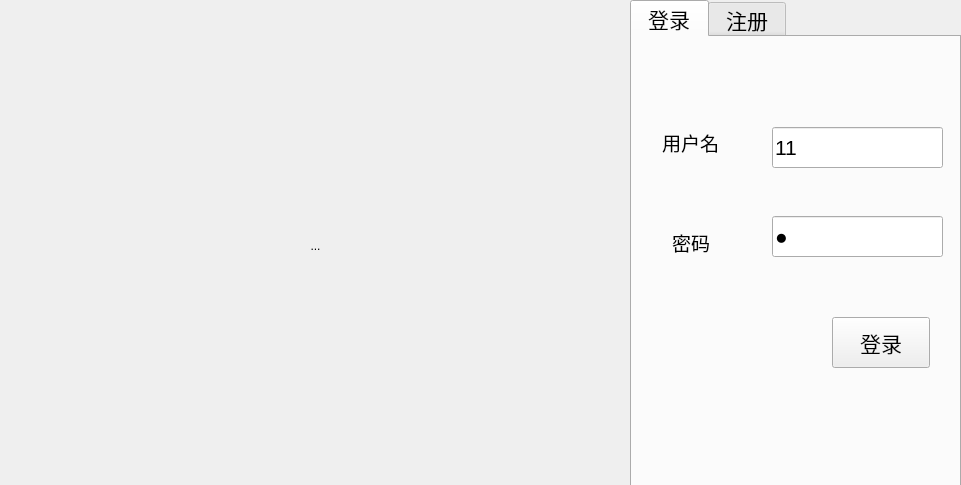
<?xml version="1.0" encoding="UTF-8"?>
<ui version="4.0">
 <class>LoginDialog</class>
 <widget class="QWidget" name="LoginDialog">
  <property name="geometry">
   <rect>
    <x>0</x>
    <y>0</y>
    <width>961</width>
    <height>485</height>
   </rect>
  </property>
  <property name="windowTitle">
   <string>Form</string>
  </property>
  <widget class="QTabWidget" name="tabWidget">
   <property name="geometry">
    <rect>
     <x>630</x>
     <y>0</y>
     <width>331</width>
     <height>491</height>
    </rect>
   </property>
   <property name="font">
    <font>
     <pointsize>16</pointsize>
    </font>
   </property>
   <property name="currentIndex">
    <number>0</number>
   </property>
   <widget class="QWidget" name="tab">
    <attribute name="title">
     <string> 登录 </string>
    </attribute>
    <widget class="QLabel" name="lb_name">
     <property name="geometry">
      <rect>
       <x>30</x>
       <y>90</y>
       <width>81</width>
       <height>30</height>
      </rect>
     </property>
     <property name="font">
      <font>
       <pointsize>14</pointsize>
      </font>
     </property>
     <property name="text">
      <string>用户名 </string>
     </property>
    </widget>
    <widget class="QLineEdit" name="le_name">
     <property name="geometry">
      <rect>
       <x>140</x>
       <y>90</y>
       <width>171</width>
       <height>41</height>
      </rect>
     </property>
     <property name="text">
      <string>11</string>
     </property>
    </widget>
    <widget class="QLabel" name="lb_password">
     <property name="geometry">
      <rect>
       <x>40</x>
       <y>190</y>
       <width>81</width>
       <height>30</height>
      </rect>
     </property>
     <property name="font">
      <font>
       <pointsize>14</pointsize>
      </font>
     </property>
     <property name="text">
      <string>密码</string>
     </property>
    </widget>
    <widget class="QLineEdit" name="le_password">
     <property name="geometry">
      <rect>
       <x>140</x>
       <y>179</y>
       <width>171</width>
       <height>41</height>
      </rect>
     </property>
     <property name="text">
      <string> </string>
     </property>
     <property name="echoMode">
      <enum>QLineEdit::Password</enum>
     </property>
     <property name="cursorPosition">
      <number>0</number>
     </property>
    </widget>
    <widget class="QPushButton" name="pb_login">
     <property name="geometry">
      <rect>
       <x>200</x>
       <y>280</y>
       <width>98</width>
       <height>51</height>
      </rect>
     </property>
     <property name="text">
      <string>登录</string>
     </property>
    </widget>
   </widget>
   <widget class="QWidget" name="tab_2">
    <attribute name="title">
     <string> 注册 </string>
    </attribute>
    <widget class="QLineEdit" name="le_register_name">
     <property name="geometry">
      <rect>
       <x>150</x>
       <y>60</y>
       <width>161</width>
       <height>30</height>
      </rect>
     </property>
    </widget>
    <widget class="QLabel" name="lb_register_name">
     <property name="geometry">
      <rect>
       <x>50</x>
       <y>60</y>
       <width>81</width>
       <height>30</height>
      </rect>
     </property>
     <property name="font">
      <font>
       <pointsize>14</pointsize>
      </font>
     </property>
     <property name="text">
      <string>用户名 </string>
     </property>
    </widget>
    <widget class="QLineEdit" name="le_register_password">
     <property name="geometry">
      <rect>
       <x>150</x>
       <y>150</y>
       <width>161</width>
       <height>30</height>
      </rect>
     </property>
     <property name="echoMode">
      <enum>QLineEdit::Password</enum>
     </property>
    </widget>
    <widget class="QPushButton" name="pb_register">
     <property name="geometry">
      <rect>
       <x>60</x>
       <y>330</y>
       <width>98</width>
       <height>51</height>
      </rect>
     </property>
     <property name="text">
      <string>注册</string>
     </property>
    </widget>
    <widget class="QLabel" name="lb_register_password">
     <property name="geometry">
      <rect>
       <x>50</x>
       <y>150</y>
       <width>81</width>
       <height>30</height>
      </rect>
     </property>
     <property name="font">
      <font>
       <pointsize>14</pointsize>
      </font>
     </property>
     <property name="text">
      <string>密码</string>
     </property>
    </widget>
    <widget class="QLineEdit" name="le_register_confirm">
     <property name="geometry">
      <rect>
       <x>150</x>
       <y>240</y>
       <width>161</width>
       <height>30</height>
      </rect>
     </property>
     <property name="echoMode">
      <enum>QLineEdit::Password</enum>
     </property>
    </widget>
    <widget class="QLabel" name="lb_register_confirm">
     <property name="geometry">
      <rect>
       <x>50</x>
       <y>240</y>
       <width>81</width>
       <height>30</height>
      </rect>
     </property>
     <property name="font">
      <font>
       <pointsize>14</pointsize>
      </font>
     </property>
     <property name="text">
      <string>确认</string>
     </property>
    </widget>
    <widget class="QPushButton" name="pb_register_clear">
     <property name="geometry">
      <rect>
       <x>190</x>
       <y>330</y>
       <width>98</width>
       <height>51</height>
      </rect>
     </property>
     <property name="text">
      <string>清空</string>
     </property>
    </widget>
   </widget>
  </widget>
  <widget class="QToolButton" name="toolButton">
   <property name="geometry">
    <rect>
     <x>0</x>
     <y>0</y>
     <width>631</width>
     <height>491</height>
    </rect>
   </property>
   <property name="text">
    <string>...</string>
   </property>
   <property name="icon">
    <iconset resource="resource.qrc">
     <normaloff>:/QQ截图20201128121724.png</normaloff>:/QQ截图20201128121724.png</iconset>
   </property>
   <property name="iconSize">
    <size>
     <width>631</width>
     <height>491</height>
    </size>
   </property>
   <property name="autoRaise">
    <bool>true</bool>
   </property>
  </widget>
 </widget>
 <tabstops>
  <tabstop>le_register_name</tabstop>
  <tabstop>le_register_password</tabstop>
  <tabstop>le_register_confirm</tabstop>
  <tabstop>pb_register</tabstop>
  <tabstop>tabWidget</tabstop>
  <tabstop>le_name</tabstop>
  <tabstop>le_password</tabstop>
  <tabstop>pb_login</tabstop>
  <tabstop>pb_register_clear</tabstop>
 </tabstops>
 <resources>
  <include location="resource.qrc"/>
 </resources>
 <connections/>
</ui>
